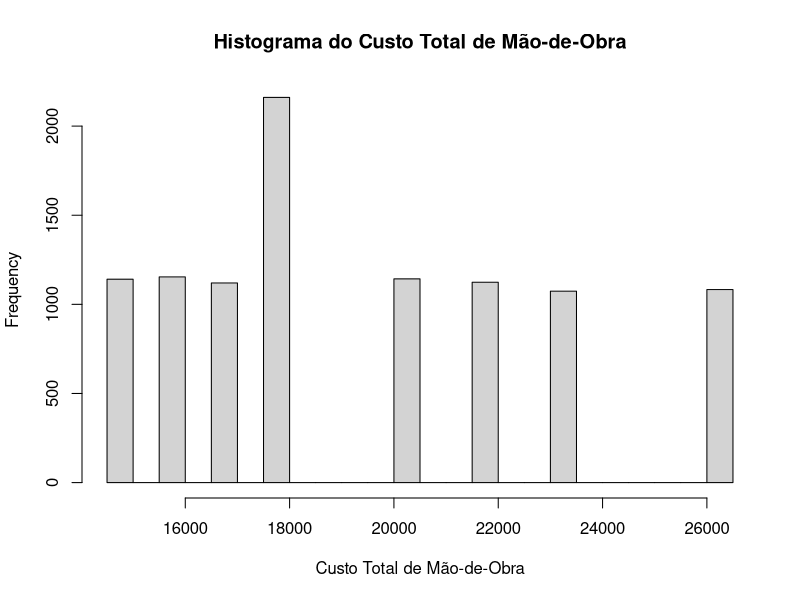
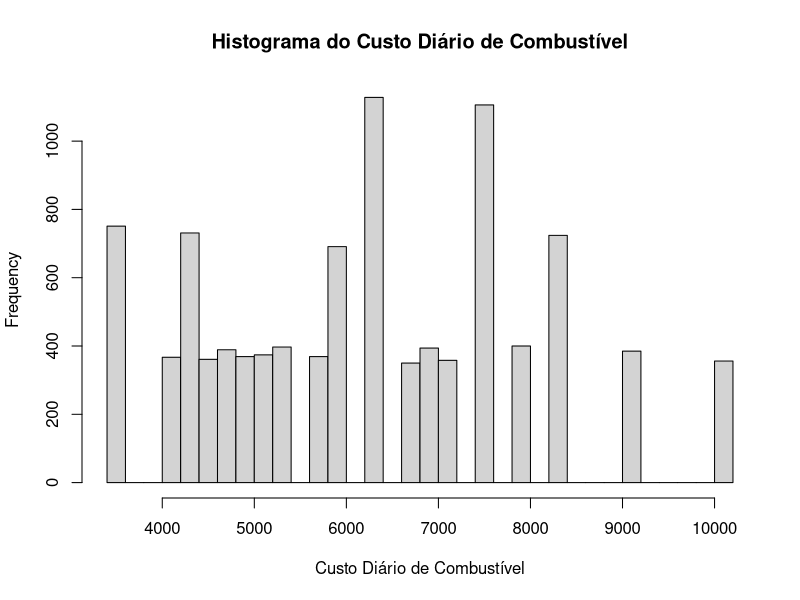

The R source for these figures, in order:
## ---- chunk 1
knitr::opts_chunk$set(echo = TRUE)
## ---- chunk 2
q1 <- function(n) {
  # Tempo gasto por placa por rebitador
  tempos <- c(3.75, 5.5, 4.25)
  # Custo por hora de cada rebitador
  custos <- c(7.00, 8.50, 7.50)
  
  # Amostragem Monte Carlo
  custo_total <- replicate(n, {
    tempo <- sample(tempos, 1)
    custo_hora <- sample(custos, 1)
    custo_placa <- tempo * custo_hora
    custo_placa * 562
  })
  
  hist(custo_total, breaks = "FD", xlab = "Custo Total de Mão-de-Obra", main = "Histograma do Custo Total de Mão-de-Obra")
}

q1(10000)
## ---- chunk 3
q2 <- function(n) {
  # Carros ativos por dia
  carros_ativos <- c(15, 20, 18)
  # Consumo de gasolina por carro por dia (litros)
  consumo_gasolina <- c(40, 70, 58)
  # Custo variável por litro de gasolina
  custo_gasolina <- c(5.70, 7.20, 6.00)
  
  # Amostragem Monte Carlo
  custo_combustivel <- replicate(n, {
    carros <- sample(carros_ativos, 1)
    consumo <- sample(consumo_gasolina, 1)
    custo_litro <- sample(custo_gasolina, 1)
    custo_combustivel_dia <- carros * consumo * custo_litro
    custo_combustivel_dia
  })
  
  hist(custo_combustivel, breaks = "FD", xlab = "Custo Diário de Combustível", main = "Histograma do Custo Diário de Combustível")
}

# Chamada da função q2 com 10000 iterações
q2(10000)
## ---- chunk 4
# 3-Um investidor deseja avaliar o retorno de um investimento em um restaurante.
#   Uma avalia ̧c ̃ao de especialistas mosstrou que:
#    1. cada cliente gasta (150, 500, 250)
#    2. receba a visita di ́aria de (40, 120, 60) clientes.
#    3. o lucrosobre o faturamento  ́e de (15% ,30%, 22%)
#  Calcule o risco do do lucro total do restaurante durante o primeiro ano de opera ̧c ̃ao,
#  assumindo que o restaurante opera 300 dias por ano.

# Definindo os dados
gastoCliente <- c(150, 500, 250)
clientesDiarios <- c(40, 120, 60)
margemLucro <- c(0.15, 0.30, 0.22)
operacaoAno <- 300

# Função para calcular o lucro diário
calcularLucroDiario <- function() {
  gastoAleatorio <- sample(gastoCliente, 1)
  clientesAleatorios <- sample(clientesDiarios, 1)
  margemAleatoria <- sample(margemLucro, 1)
  
  faturamentoDiario <- gastoAleatorio * clientesAleatorios
  lucroDiario <- faturamentoDiario * margemAleatoria
  
  return(lucroDiario)
}

# Realizando calculo do lucro anual
lucroAnual <- replicate(operacaoAno, calcularLucroDiario())

# Calculando a média e o desvio padrão dos lucros diários
mediaLucrosDiarios <- mean(lucroAnual)
desvioPadraoLucrosDiarios <- sd(lucroAnual)

# Calculando o risco do lucro total
riscoLucroTotal <- desvioPadraoLucrosDiarios * sqrt(operacaoAno)

# Exibindo o resultado
cat("O risco do lucro total do restaurante durante o primeiro ano de operação é de aproximadamente:", riscoLucroTotal, "\n")
